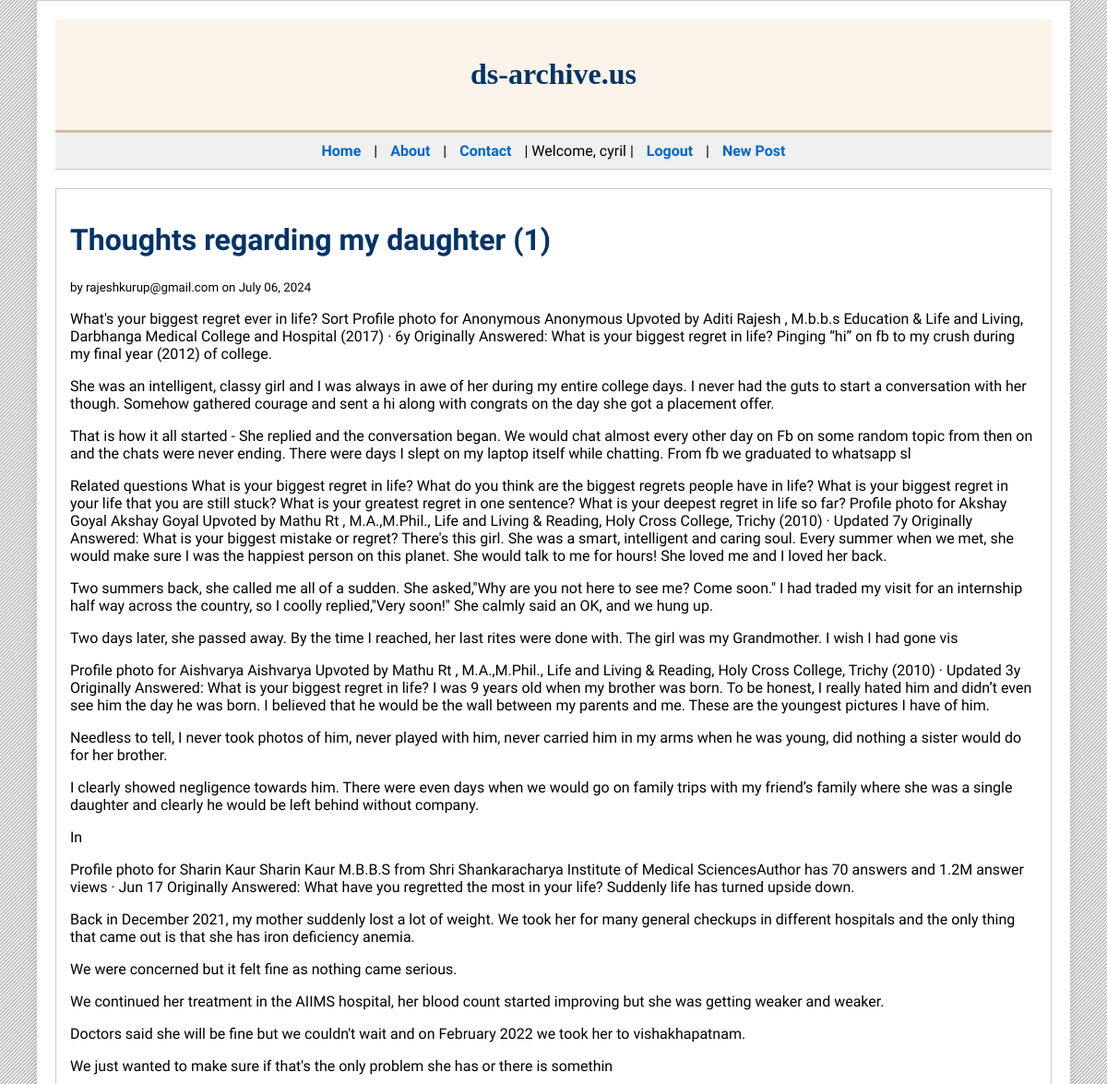
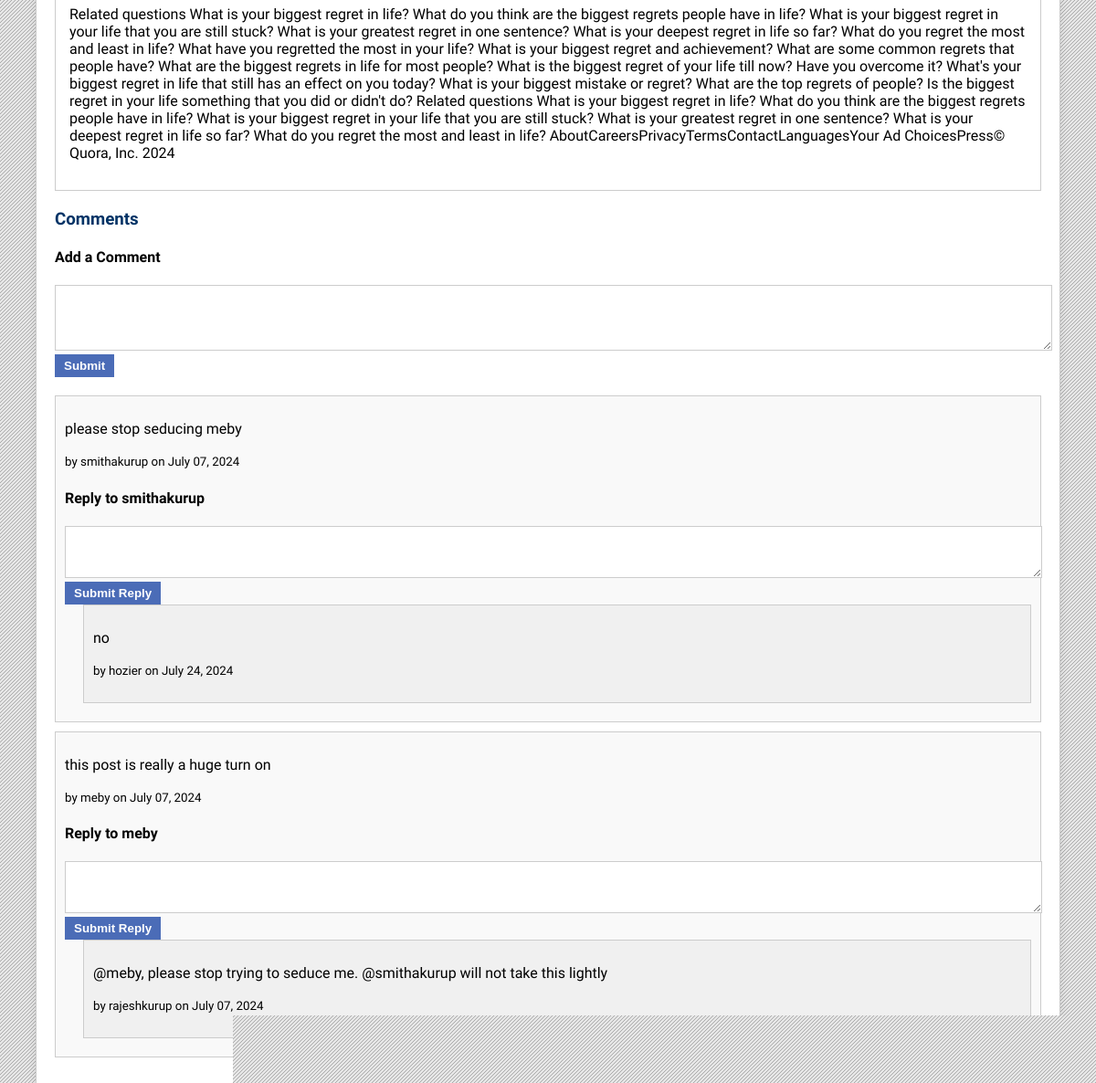
The app's page /api/posts/16 (signed in) with its own data (2 pictures, top to bottom).
### app/db.py (models this page shows)
class BlogPost(Base):
    __tablename__ = 'blog_posts'
    id = Column(Integer, primary_key=True)
    title = Column(String(100), nullable=False)
    content = Column(Text, nullable=False)  # Changed to Text for larger content
    author = Column(String(50), nullable=False)
    created_at = Column(DateTime, default=datetime.utcnow)
    featured_image = Column(String(255))  # For image URLs
    category = Column(String(50))
    comments = relationship('Comment', back_populates='post')
    tags = relationship('Tag', secondary='post_tags', back_populates='posts')

class Comment(Base):
    __tablename__ = 'comments'
    id = Column(Integer, primary_key=True)
    content = Column(String(255), nullable=False)
    author = Column(String(50), nullable=False)
    created_at = Column(DateTime, default=datetime.utcnow)
    post_id = Column(Integer, ForeignKey('blog_posts.id'))
    parent_comment_id = Column(Integer, ForeignKey('comments.id'))
    replies = relationship('Comment',
                           cascade='all, delete-orphan',
                           backref=backref('parent', remote_side=[id], uselist=False),
                           remote_side=[parent_comment_id],
                           lazy=True)
    post = relationship('BlogPost', back_populates='comments')

### app/routes.py (the view)
@api.route("/posts/<int:post_id>", methods=['GET'])
def get_post(post_id):
    if request.method=='GET':
        current_user = session.get('user_email')
        post = db.get_post(post_id)
        if post:
            post_content_html = markdown.markdown(post.content)
            print(post_content_html)
            return render_template('post.html', post=post, user=current_user, post_content_html=post_content_html)
        else:
            return render_template('error.html')

### app/db.py (called while the page is built)
    def get_post(self, post_id):
        return self.session.query(BlogPost).filter_by(id=post_id).one_or_none()

### app/templates/post.html (shortened to what this page needs)
<!DOCTYPE html>
<html lang="en">
<head>
</head>
<body>
    <div class="container">
        <header>
            <h1>ds-archive.us</h1>
        </header>
        <nav>
            <a href="#">Home</a> |
            <a href="#">About</a> |
            <a href="#">Contact</a> |
            {% if user %}
                <span>Welcome, {{ user.split('@')[0] }}</span> |
                <a href="{{ url_for('api.logout') }}">Logout</a> |
                <a href="{{ url_for('api.create_blog_post') }}">New Post</a>
            {% else %}
                <a href="{{ url_for('api.login') }}">Login</a> |
                <a href="{{ url_for('api.register') }}">Register</a>
            {% endif %}
        </nav>
        <div class="post-content">
            <h1>{{ post.title }}</h1>
            <p><small>by {{ post.author }} on {{ post.created_at.strftime('%B %d, %Y') }}</small></p>
            <div>
                {{ post_content_html | safe }}
            </div>
        </div>
        <h3>Comments</h3>
        {% if user %}
            <div style="margin-bottom: 20px;">
                <h4>Add a Comment</h4>
                <form action="{{ url_for('api.add_comment', post_id=post.id) }}" method="POST">
                    <textarea name="content" rows="4" required></textarea>
                    <button type="submit" class="button">Submit</button>
                </form>
            </div>
        {% else %}
            <p>You must <a href="{{ url_for('api.login') }}">login</a> to add a comment.</p>
        {% endif %}
        {% for comment in post.comments if not comment.parent_comment_id %}
            <div class="comment">
                <p>{{ comment.content }}</p>
                <p><small>by {{ comment.author.split('@')[0] }} on {{ comment.created_at.strftime('%B %d, %Y') }}</small></p>
                {% if user %}
                    <div style="margin-top: 10px;">
                        <h4>Reply to {{ comment.author.split('@')[0] }}</h4>
                        <form action="{{ url_for('api.add_comment', post_id=post.id) }}" method="POST">
                            <textarea name="content" rows="3" required></textarea>
                            <button type="submit" class="button">Submit Reply</button>
                        </form>
                    </div>
                {% endif %}
                {% if comment.replies %}
                    {% for reply in comment.replies %}
                        <div class="reply">
                            <p>{{ reply.content }}</p>
                            <p><small>by {{ reply.author.split('@')[0] }} on {{ reply.created_at.strftime('%B %d, %Y') }}</small></p>
                        </div>
                    {% endfor %}
                {% else %}
                    <p><small>No replies yet.</small></p>
                {% endif %}
            </div>
        {% endfor %}
    </div>
</body>
</html>

### records on screen
BlogPost: title "Thoughts regarding my daughter (1)", author "rajeshkurup@gmail.com", created_at "July 06, 2024"
Comment: content "please stop seducing meby", author "smithakurup", created_at "July 07, 2024"
Comment: content "no", author "hozier", created_at "July 24, 2024"
Comment: content "this post is really a huge turn on", author "meby", created_at "July 07, 2024"
Comment: content "@meby, please stop trying to seduce me. @smithakurup will not take this lightly", author "rajeshkurup", created_at "July 07, 2024"

### other values on screen
{{ user.split('@')[0] }} "cyril"
